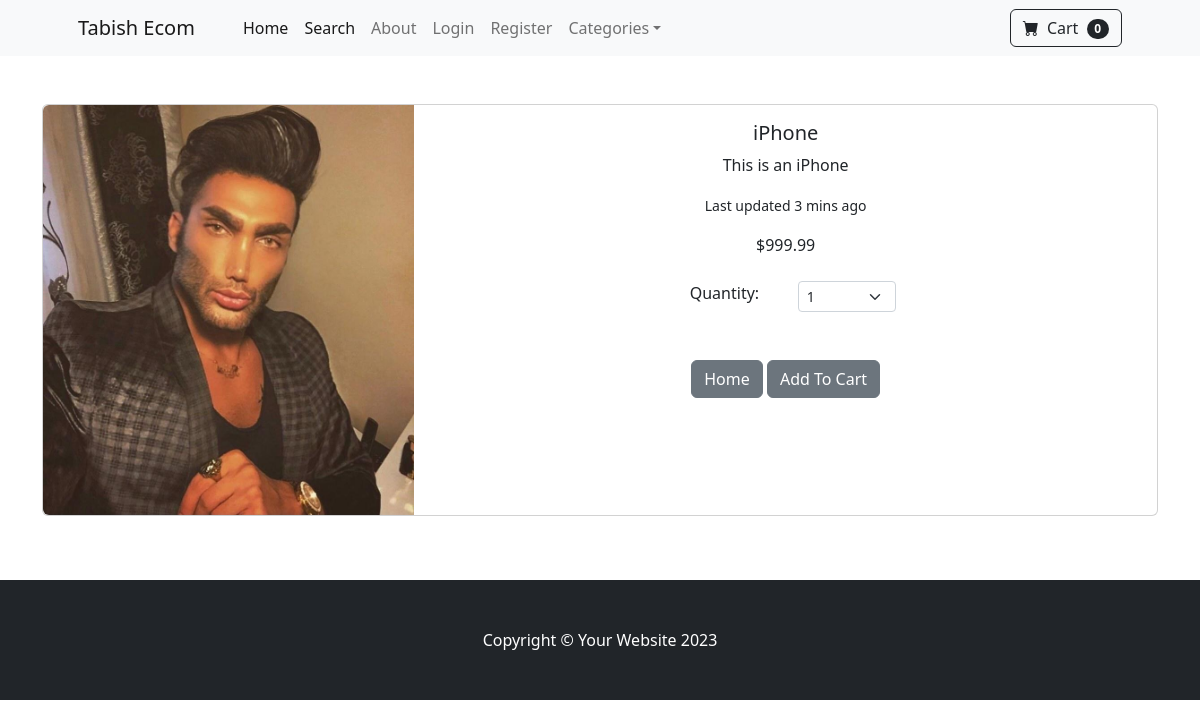
Page /product/1 on the committed database.
### store/models.py (models this page shows, shortened)
class Product(models.Model):
    name = models.CharField(max_length=100)
    price = models.DecimalField(default=0, decimal_places=2, max_digits=6)
    category = models.ForeignKey(Category, on_delete=models.CASCADE, default=1)
    description = models.CharField(max_length=250, default="", blank=True, null=True)
    image = models.ImageField(upload_to="uploads/product/")
    is_sale = models.BooleanField(default=False)
    sale_price = models.DecimalField(default=0, decimal_places=2, max_digits=6)

### store/views.py (the view)
# urls.py: path("product/<int:pk>", views.product, name="product"),
def product(request, pk):
    product = Product.objects.get(id=pk)
    return render(request, "product.html", {"product": product})

### cart/cart.py (called while the page is built)
    def __len__(self):
        return len(self.cart)

### cart/context_processors.py (called while the page is built)
def cart(request):
    return {"cart": Cart(request)}

### store/templates/product.html (shortened to what this page needs)
{% extends 'base.html' %} {% block content %}
<div class="container">
  </br><br />
  <div class="card mb-3">
    <div class="row g-0">
      <div class="col-md-4">
        <img src="{{ product.image.url }}" class="img-fluid rounded-start" alt="...">
      </div>
      <div class="col-md-8">
        <div class="card-body">
          <center>
            <h5 class="card-title">{{ product.name }}</h5>
            <p class="card-text">{{ product.description }}</p>
            <p class="card-text"><small class="text-body-secondary">Last updated 3 mins ago</small></p>
            {% if product.is_sale %}
            <div class="d-flex justify-content-center small text-warning mb-2">
              <div class="bi-star-fill"></div>
              &nbsp;&nbsp;Sale!&nbsp;&nbsp;
              <div class="bi-star-fill"></div>
            </div>
            <strike> ${{ product.price }} </strike>
            &nbsp ${{ product.sale_price }}
            {% else %}
            ${{ product.price }}
            {% endif %}
            <br /></br>
            <div class="row justify-content-center">
              <div class="col-md-2">
                Quantity:
              </div>
              <div class="col-md-2">
                <select class="form-select form-select-sm" id="qty-cart">
                  <option value="1">1</option>
                </select>
              </div>
            </div>
            <br /></br>
            <a href="{% url 'home' %}" class="btn btn-secondary">Home</a>
            <button type="button" value="{{ product.id }}" class="btn btn-secondary" id="add-cart">Add To Cart</button>
          </center>
        </div>
      </div>
    </div>
  </div>
</div>
</br><br />
{% endblock %}

### rows in the picture
Product: image (picture), name "iPhone", description "This is an iPhone", price "999.99"

### other values in the picture
{{ cart|length }} "0"
